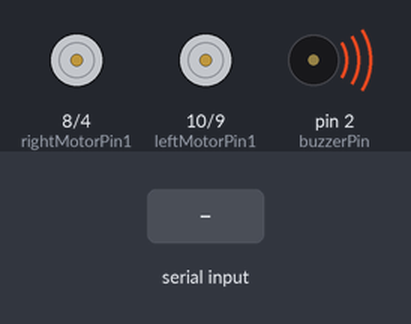
Recording of a sketch running on a simulated Arduino Uno, built with avr-gcc and run on an emulated ATmega328P. On the bench: motor-driver pin pairs drawn as motors (green arrow = first pin HIGH = forward, orange = second pin HIGH = backward, longer = more drive), buzzer (waves = sounding). The inputs (shaded band) are chosen by the test bench. What the sketch prints to the serial monitor is not drawn.

Above: at 1.2 s.
1.3 s: "F" received over Serial
At 2.3 s:
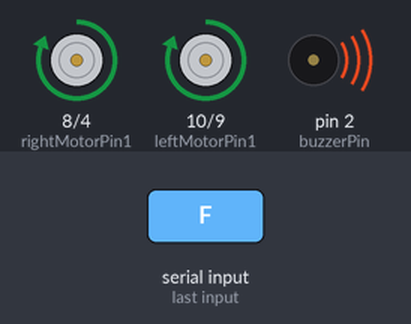
2.8 s: "B" received over Serial
At 3.5 s:
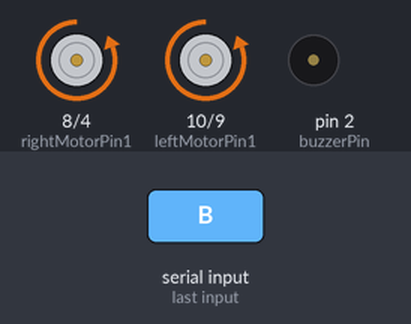
4.3 s: "L" received over Serial
At 4.6 s:
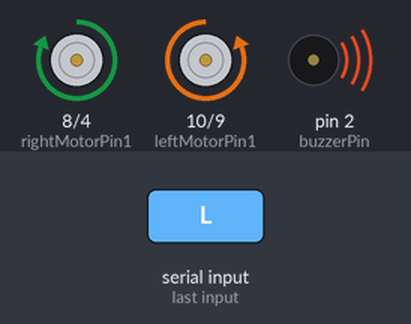
5.8 s: "R" received over Serial
At 7.0 s:
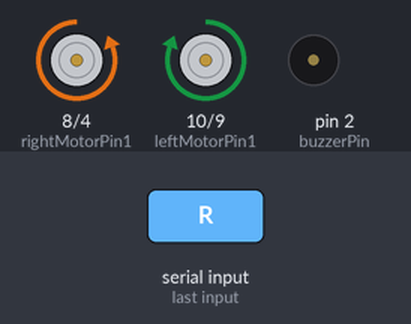
Timing chart, 0 to 9.8 s (numbered marks = the images above; inputs shaded):
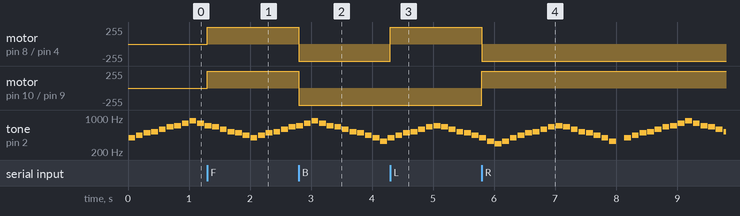

The sketch:

code4.ino
```cpp
// 定义电机控制引脚
const int leftMotorPin1 = 10;   // 左轮引脚1
const int leftMotorPin2 = 9;  // 左轮引脚2
const int rightMotorPin1 = 8;  // 右轮引脚1
const int rightMotorPin2 = 4;  // 右轮引脚2

// 定义蜂鸣器引脚
const int buzzerPin = 2;

// 《夜的钢琴曲5》歌曲参数
int melody[] = {
  392, 440, 494, 523, 587, 659, 698, 784,
  880, 784, 698, 659, 587, 523, 494, 440,
  392, 440, 494, 523, 587, 659, 698, 784,
  880, 784, 698, 659, 587, 523, 494, 440,
  392, 330, 392, 440, 494, 523, 587, 659,
  698, 659, 587, 523, 494, 440, 392, 330,
  294, 330, 392, 440, 494, 523, 587, 659,
  698, 659, 587, 523, 494, 440, 392, 330
};

int noteDurations[] = {
  4, 4, 4, 4, 4, 4, 4, 4,
  4, 4, 4, 4, 4, 4, 4, 4,
  4, 4, 4, 4, 4, 4, 4, 4,
  4, 4, 4, 4, 4, 4, 4, 4,
  4, 4, 4, 4, 4, 4, 4, 4,
  4, 4, 4, 4, 4, 4, 4, 4,
  4, 4, 4, 4, 4, 4, 4, 4,
  4, 4, 4, 4, 4, 4, 4, 4
};

int currentNote = 0;
unsigned long previousNoteTime = 0;
int noteDuration = 0;
int tempo = 120; // 节奏速度（每分钟拍数）

// 音乐控制变量
bool musicEnabled = true; // 默认开启音乐

void setup() {
  // 设置电机控制引脚为输出模式
  pinMode(leftMotorPin1, OUTPUT);
  pinMode(leftMotorPin2, OUTPUT);
  pinMode(rightMotorPin1, OUTPUT);
  pinMode(rightMotorPin2, OUTPUT);

  // 设置蜂鸣器引脚为输出模式
  pinMode(buzzerPin, OUTPUT);

  // 初始化串口通信，波特率设置为115200
  Serial.begin(115200);

  // 初始状态下停止所有电机
  stopMotors();

  Serial.println("蓝牙小车已就绪，等待指令...");
  Serial.println("指令说明:");
  Serial.println("F - 前进");
  Serial.println("B - 后退");
  Serial.println("L - 左转");
  Serial.println("R - 右转");
  Serial.println("S - 停止");
  Serial.println("M - 切换音乐开关");
  Serial.print("当前音乐状态: ");
  Serial.println(musicEnabled ? "开启" : "关闭");
}

void loop() {
  // 如果音乐开启，播放《夜的钢琴曲5》（非阻塞方式）
  if (musicEnabled) {
    playNightPiano5();
  } else {
    // 如果音乐关闭，确保没有声音输出
    noTone(buzzerPin);
  }

  // 检查是否有可用的蓝牙数据
  if (Serial.available() > 0) {
    char command = Serial.read(); // 读取接收到的命令

    // 根据接收到的命令执行相应动作
    switch(command) {
      case 'F': // 前进
        forward();
        Serial.println("前进");
        break;
      case 'B': // 后退
        backward();
        Serial.println("后退");
        break;
      case 'L': // 左转
        left();
        Serial.println("左转");
        break;
      case 'R': // 右转
        right();
        Serial.println("右转");
        break;
      case 'S': // 停止
        stopMotors();
        Serial.println("停止");
        break;
      case 'M': // 切换音乐开关
        toggleMusic();
        break;
      default:
        // 未知命令
        break;
    }
  }
}

// 播放《夜的钢琴曲5》函数（非阻塞方式）
void playNightPiano5() {
  unsigned long currentTime = millis();

  if (currentTime - previousNoteTime >= noteDuration) {
    // 停止当前音符
    noTone(buzzerPin);

    // 播放下一个音符
    if (currentNote < sizeof(melody) / sizeof(melody[0])) {
      // 计算音符持续时间（基于节拍）
      noteDuration = (60000 / tempo) / noteDurations[currentNote];

      // 播放音符
      tone(buzzerPin, melody[currentNote], noteDuration * 0.9); // 播放90%的时间，留10%作为间隔

      // 移动到下一个音符
      currentNote++;
    } else {
      // 回到歌曲开头
      currentNote = 0;
    }

    // 更新上次播放时间
    previousNoteTime = currentTime;
  }
}

// 切换音乐开关函数
void toggleMusic() {
  musicEnabled = !musicEnabled;
  Serial.print("音乐状态: ");
  Serial.println(musicEnabled ? "开启" : "关闭");

  // 如果关闭音乐，确保停止所有声音
  if (!musicEnabled) {
    noTone(buzzerPin);
    currentNote = 0; // 重置到歌曲开头
  }
}

// 前进函数
void forward() {
  // 左轮前进
  digitalWrite(leftMotorPin1, HIGH);
  digitalWrite(leftMotorPin2, LOW);
  // 右轮前进
  digitalWrite(rightMotorPin1, HIGH);
  digitalWrite(rightMotorPin2, LOW);
}

// 后退函数
void backward() {
  // 左轮后退
  digitalWrite(leftMotorPin1, LOW);
  digitalWrite(leftMotorPin2, HIGH);
  // 右轮后退
  digitalWrite(rightMotorPin1, LOW);
  digitalWrite(rightMotorPin2, HIGH);
}

// 左转函数
void left() {
  // 左轮后退
  digitalWrite(leftMotorPin1, LOW);
  digitalWrite(leftMotorPin2, HIGH);
  // 右轮前进
  digitalWrite(rightMotorPin1, HIGH);
  digitalWrite(rightMotorPin2, LOW);
}

// 右转函数
void right() {
  // 左轮前进
  digitalWrite(leftMotorPin1, HIGH);
  digitalWrite(leftMotorPin2, LOW);
  // 右轮后退
  digitalWrite(rightMotorPin1, LOW);
  digitalWrite(rightMotorPin2, HIGH);
}

// 停止电机函数
void stopMotors() {
  // 停止左轮
  digitalWrite(leftMotorPin1, LOW);
  digitalWrite(leftMotorPin2, LOW);
  // 停止右轮
  digitalWrite(rightMotorPin1, LOW);
  digitalWrite(rightMotorPin2, LOW);
}
```

Measured:
- after the input at 1.3 s, motor on pin 8 (rightMotorPin1) / pin 4 (rightMotorPin2), motor on pin 10 (leftMotorPin1) / pin 9 (leftMotorPin2): stopped → forward 255/255 at once
- after the input at 2.8 s, motor on pin 8 (rightMotorPin1) / pin 4 (rightMotorPin2), motor on pin 10 (leftMotorPin1) / pin 9 (leftMotorPin2): forward 255/255 → backward 255/255 at once
- after the input at 4.3 s, motor on pin 8 (rightMotorPin1) / pin 4 (rightMotorPin2): backward 255/255 → forward 255/255 at once
- after the input at 5.8 s, motor on pin 8 (rightMotorPin1) / pin 4 (rightMotorPin2): forward 255/255 → backward 255/255 at once; motor on pin 10 (leftMotorPin1) / pin 9 (leftMotorPin2): backward 255/255 → forward 255/255 at once
- by itself, tone on pin 2 (buzzerPin): plays 330 Hz for 0.11 s, 294 Hz for 0.11 s, 330 Hz for 0.11 s, 392 Hz for 0.11 s, 440 Hz for 0.11 s, 494 Hz for 0.11 s … (31 notes in this stretch)
